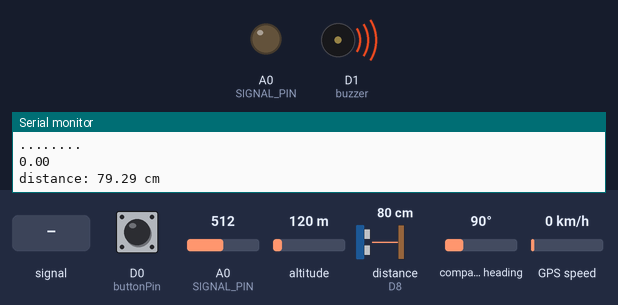
A sketch run on a simulated ESP8266 (NodeMCU). Parts: output pins drawn as LEDs (lit = HIGH), buzzer (waves = sounding, pin HIGH), the last lines printed to the serial monitor. Wiring (inferred from the names in the program): ultrasonic range finder: trigger D7; echo D8. The inputs (shaded band) are chosen by the test bench; at power-on: distance to the obstacle (sensor on D8) 80 cm, A0 (SIGNAL_PIN) = 512, altitude 120 m, D0 (buttonPin) LOW, compass heading 90°, GPS speed 0 km/h. The echo pulse lasts 58.3 µs per cm; WiFi joins after 1.5 s; servers stay silent unless stated; uploads are accepted with an empty reply; the GPS gets a fix after 3 s at 37.7749, -122.4194 with 8 satellites; pins used as bus, display or sensor lines are not drawn.

Above: at 2.7 s.
2.8 s: A0 (SIGNAL_PIN) fed a 200 Hz sine of ±255 counts around its level
At 5.4 s:
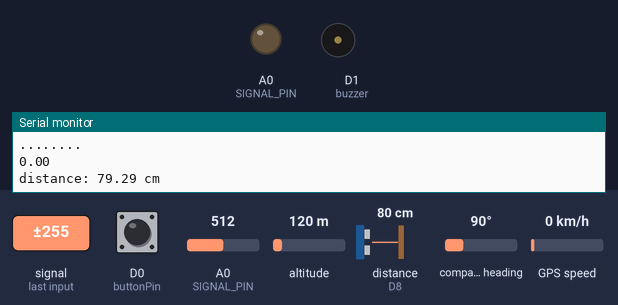
7.1 s: distance to the obstacle (sensor on D8) set to 18 cm
At 7.6 s:
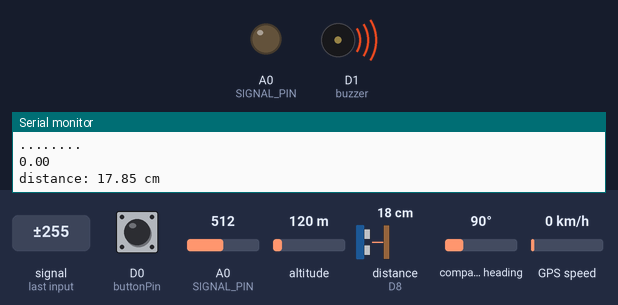
12.0 s: distance to the obstacle (sensor on D8) set to 62 cm
16.5 s: A0 (SIGNAL_PIN) set to 716
18.6 s: altitude set to 20 m
23.5 s: A0 (SIGNAL_PIN) set to 309
25.0 s: A0 (SIGNAL_PIN) set to 289
At 26.6 s:
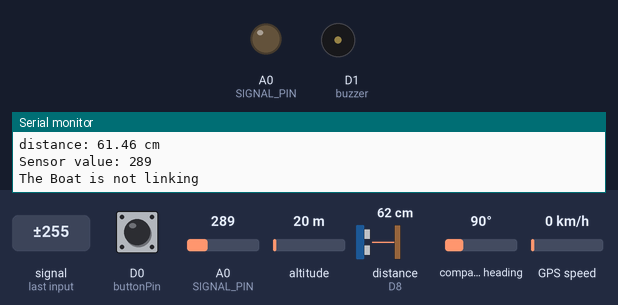
Timing chart, 0 to 27.6 s (numbered marks = the images above; inputs shaded):
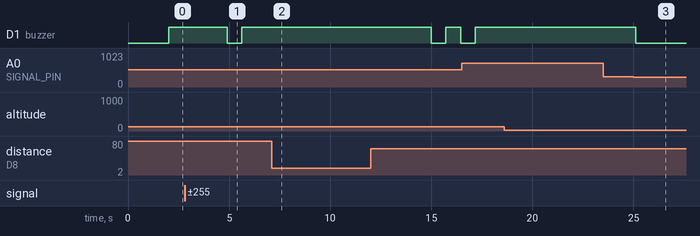

The sketch:

safe_boat.ino
```cpp
#include <TinyGPS++.h>
#include <SoftwareSerial.h>
#include <ESP8266WiFi.h>
#include <ESP8266HTTPClient.h>
#include <WiFiClient.h>
#include <Wire.h>
#define THRESHOLD   300
TinyGPSPlus gps;  // The TinyGPS++ object
SoftwareSerial ss(D6, D5); // The serial connection to the GPS device
const char* ssid = "Rwanda-ltd";
const char* password = "VRT0931VRT";
float latitude , longitude;
int year , month , date, hour , minute , second;
String date_str , time_str , lat_str , lng_str,speed_str;
int pm;
int buttonPin=D0;
int buzzer =  D1;
#define SIGNAL_PIN A0
//int numreadings = 10;
float income;
float duration_us, distance_cm;
int buttonState = 0;
String latarray[20];
String lngarray[20];
//String current_latarray[10], current_lngarray[10], previous_latarray[10], previous_lngarray[10] ;
unsigned int i = 0;
const unsigned long Interval = 13000;
unsigned long previousTime = 0;
const int trigPin = D7; // Trigger Pin of Ultrasonic Sensor
const int echoPin = D8; // Echo Pin of Ultrasonic Sensor
int value;
float water_level;
int emergance =0;
float wter_presence;
WiFiServer server(80);
WiFiClient wifiClient;
void setup()
{
   pinMode(trigPin, OUTPUT);
  // configure the echo pin to input mode
  pinMode(echoPin, INPUT);
  pinMode(buzzer, OUTPUT);
  // initialize the pushbutton pin as an input:
  pinMode(buttonPin, INPUT);
  pinMode(SIGNAL_PIN, OUTPUT);
  Serial.begin(115200);
  ss.begin(9600);
  Serial.println();
  Serial.print("Connecting to ");
  Serial.println(ssid);
  WiFi.begin(ssid, password);
  while (WiFi.status() != WL_CONNECTED)
  {
    delay(500);
    Serial.print(".");
  }
  Serial.println("");
  Serial.println("WiFi connected");
  server.begin();
  Serial.println("Server started");
  // Print the IP addresss
  Serial.println(WiFi.localIP());

}

void loop()
{
  unsigned long currentTime = millis();
  while (ss.available() > 0)
    if (gps.encode(ss.read()))
    {
     if (currentTime - previousTime >= Interval)
     {

      if (gps.location.isValid())
      {
        //Serial.print("Getting Data");
        latitude = gps.location.lat();
        lat_str = String(latitude , 6);
        longitude = gps.location.lng();
        lng_str = String(longitude , 6);
        speed_str = String(gps.speed.kmph());
        latarray[i] = lat_str;
        lngarray[i]= lng_str;
        i++;
        Serial.print(i);
        if (i>=20)
       // {
          i=0; //reset to beginning of array, so you don't try to save readings outside of the bounds of the array
        // }
        Serial.println("Latitude:");
        Serial.println(latarray[i]);
        Serial.println("Longitude:");
        Serial.println(lngarray[i]);
        Serial.println();
       }
       }
       previousTime = currentTime;
      //}
      if (gps.date.isValid())
      {
        //Serial.print("Getting Time");
        date_str = "";
        date = gps.date.day();
        month = gps.date.month();
        year = gps.date.year();
        if (date < 10)
          date_str = '0';
        date_str += String(date);
        date_str += " / ";
        if (month < 10)
          date_str += '0';
        date_str += String(month);
        date_str += " / ";
        if (year < 10)
          date_str += '0';
        date_str += String(year);
      }
      if (gps.time.isValid())
      {
        time_str = "";
        hour = gps.time.hour();
        minute = gps.time.minute();
        second = gps.time.second();
        minute = (minute + 30);
        if (minute > 59)
        {
          minute = minute - 60;
          hour = hour + 1;
        }
        hour = (hour + 5) ;
        if (hour > 23)
          hour = hour - 24;
        if (hour >= 12)
          pm = 1;
        else
          pm = 0;
        hour = hour % 12;
        if (hour < 10)
          time_str = '0';
        time_str += String(hour);
        time_str += " : ";
        if (minute < 10)
          time_str += '0';
        time_str += String(minute);
        time_str += " : ";
        if (second < 10)
          time_str += '0';
        time_str += String(second);
        if (pm == 1)
          time_str += " PM ";
        else
          time_str += " AM ";
      }
    }
        Serial.println("SPEED-POST DETECTOR");
        Serial.println("LATITUDE:");
        if(lat_str=="")
        {Serial.println("........");}else{Serial.println(lat_str);}
        Serial.println("LONGITUDE:");
          if(lng_str=="")
        {Serial.println("........");}else{Serial.println(lng_str);}
        Serial.println(speed_str);
        Serial.println(income);
      transport();
  // Check if a client has connected
  WiFiClient client = server.available();
  if (!client)
  {
    return;
  }
  // Prepare the response
  String s = "HTTP/1.1 200 OK\r\nContent-Type: text/html\r\n\r\n <!DOCTYPE html> <html> <head> <title>Location Tracking with NodeMCU</title> <style>";
  s += "a:link {background-color: YELLOW;text-decoration: none;}";
  s += "table, th, td {border: 5px solid black;} </style> </head> <body> <h1  style=";
  s += "font-size:300%;";
  s += " ALIGN=CENTER> IOT Speed Limit Sign  Tracking </h1>";
  s += "<p ALIGN=CENTER style=""font-size:150%;""";
  s += "> <b>Location Details</b></p> <table ALIGN=CENTER style=";
  s += "width:50%";
  s += "> <tr> <th>Latitude</th>";
  s += "<td ALIGN=CENTER >";
  s += lat_str;
  s += "</td> </tr> <tr> <th>Longitude</th> <td ALIGN=CENTER >";
  s += lng_str;
  s += "</td> </tr> <tr>  <th>Date</th> <td ALIGN=CENTER >";
  s += date_str;
  s += "</td></tr> <tr> <th>Time</th> <td ALIGN=CENTER >";
  s += time_str;
  s += "</td></tr> <tr> <th>Speed</th> <td ALIGN=CENTER >";
  s += speed_str;
  s += "</td>  </tr> </table> ";
  if (gps.location.isValid())
  {
    // s += "<p align=center><a style=""color:RED;font-size:125%;"" href=""http://maps.google.com/maps?&z=15&mrt=yp&t=k&q=";
     s += "<p align=center><a style=""color:RED;font-size:125%;"" href=""https://www.google.com/maps/dir/";
 //https://www.google.com/maps/dir/26.8172985,75.8286322/26.8181889,75.830…;
    for (int j=0; j<20; j++)
    {
    s += latarray[j];
    s += ",";
    s += lngarray[j];
    if (j<10)
    s += "/";
    }
    s += """ target=""_top"">Click here!</a> To check the location in Google maps.</p>";
  }
  s += "</body> </html> \n";
  client.print(s);

transport();

 }

 void transport()
{
  digitalWrite(trigPin, HIGH);
  delayMicroseconds(10);
  digitalWrite(trigPin, LOW);

  // measure duration of pulse from ECHO pin
  duration_us = pulseIn(echoPin, HIGH);

  //ultrasonic calculate errors
  // calculate the distance
  distance_cm = 0.017 * duration_us;

  // print the value to Serial Monitor
  Serial.print("distance: ");
  Serial.print(distance_cm);
  Serial.println(" cm");

  delay(500);


   buttonState = digitalRead(buttonPin);

  // check if the pushbutton is pressed. If it is, the buttonState is HIGH:
  if (buttonState == HIGH) {
    // turn LED on:
    digitalWrite(buzzer, HIGH);
    emergance=1;
  } else {
    // turn LED off:
    digitalWrite(buzzer, LOW);
    emergance=0;
  }
   value = analogRead(A0); // read the analog value from sensor
   Serial.print("Sensor value: ");
  Serial.println(value);

  if (value > THRESHOLD)
  {
    Serial.print("The Boat linkage detected");
    wter_presence=1;
    digitalWrite(buzzer, HIGH);
  }
  else
  {
  Serial.println("The Boat is not linking");
  wter_presence=0;
  digitalWrite(buzzer, LOW);
  }

//   randomNumber=random(50,87);
// if(WiFi.status() == WL_CONNECTED)
// {
    HTTPClient http;
    // String link="http://speedsigns.iot.rw/in.php?sn=SPT001&car_speed=&lat_str=-1.982725&lng_str=30.101233";
     String link = "http://192.168.1.89/distressalarm/ins.php?sn=SPT001&emergance="+ String(emergance)+"&speed="+String(speed_str)+"&lat_str="+String(lat_str)+"&lng_str="+String(lng_str)+"&wter_presence="+String(wter_presence)+"&water_level="+String(distance_cm);
    http.begin(wifiClient,link);
    int httpCode = http.GET();
    String payload = http.getString();

      Serial.println(link);
    Serial.print("payload::");
    Serial.println(payload);


}
```

Measured:
- the behaviour switches between 301 and 300 on A0 (SIGNAL_PIN) (found by bisection; images 2 and 3)
- after the input at 2.8 s, D1 (buzzer): HIGH → LOW after 2.1 s, → HIGH 0.72 s later
- after the input at 7.1 s, D1 (buzzer): stays HIGH (without the input it goes to LOW after 3.6 s)
- after the input at 25.0 s, D1 (buzzer): HIGH → LOW after 0.11 s
